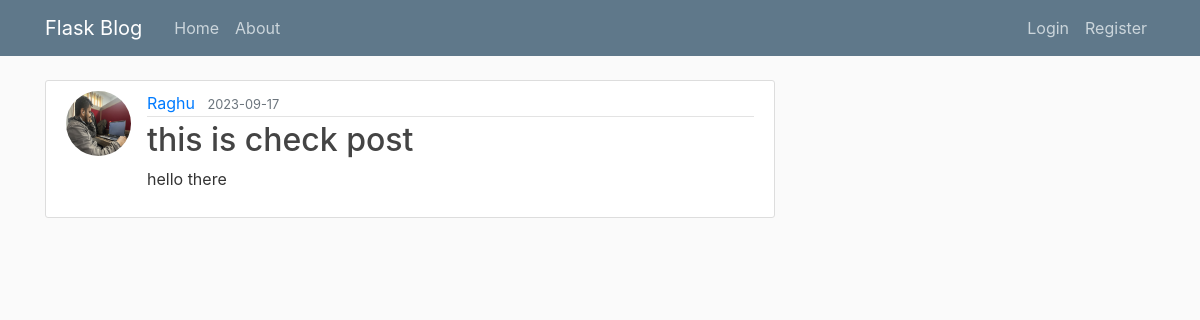
Page /post/5 on the earlier database version.
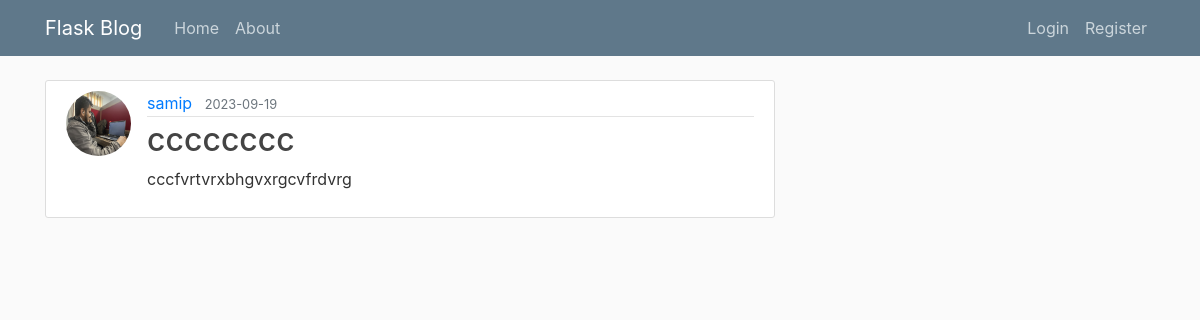
Same page on the later database version.
### flaskblog/models.py (models this page shows, shortened)
class User(db.Model, UserMixin):
    id = db.Column(db.Integer, primary_key=True)
    username = db.Column(db.String(20), unique=True, nullable=False)
    email = db.Column(db.String(120), unique=True, nullable=False)
    image_file = db.Column(db.String(20), nullable=False,
                           default='default.jpg')
    password = db.Column(db.String(60), nullable=False)
    posts = db.relationship('Post', backref='author', lazy=True)
    is_admin = db.Column(db.Boolean, default=False)
    category_permission = db.relationship(
        'CategoryPermission', backref='user', lazy=True)

class Post(db.Model):
    id = db.Column(db.Integer, primary_key=True)
    title = db.Column(db.String(100), nullable=False)
    date_posted = db.Column(db.DateTime, nullable=False,
                            default=datetime.utcnow)
    content = db.Column(db.Text, nullable=False)
    is_published = db.Column(db.Boolean, default=False)
    user_id = db.Column(db.Integer, db.ForeignKey('user.id'), nullable=False)
    category_id = db.Column(db.Integer, db.ForeignKey(
        'category.id'), nullable=False)
    category = db.relationship('Category',backref='post')
    user = db.relationship('User',backref='post')
    image = db.relationship('Image', backref='post', lazy=True)

### flaskblog/routes.py (the view)
@app.route("/post/<int:post_id>")
def post(post_id):
    post = Post.query.get_or_404(post_id)
    return render_template('post.html', title=post.title, post=post)

### flaskblog/templates/post.html (shortened to what this page needs)
{% extends "layout.html" %}
{% block content %}
  <article class="media content-section">
    <img class="rounded-circle article-img" src="{{ url_for('static', filename='profile_pics/' + post.author.image_file) }}">
    <div class="media-body">
      <div class="article-metadata">
        <a class="mr-2" href="#">{{ post.author.username }}</a>
        <small class="text-muted">{{ post.date_posted.strftime('%Y-%m-%d') }}</small>
      </div>
      <h2 class="article-title">{{ post.title }}</h2>
      <p class="article-content">{{ post.content|safe }}</p>
    </div>
  </article>
{% endblock content %}

Differences in the rows shown:
removed User: image_file (placeholder picture), author.username "Raghu"
now on this page (row edited): User: image_file (placeholder picture), author.username "samip"
changed Post: date_posted "2023-09-17" → "2023-09-19"; title "this is check post" → "cccccccc"; content "hello there" → "cccfvrtvrxbhgvxrgcvfrdvrg"
